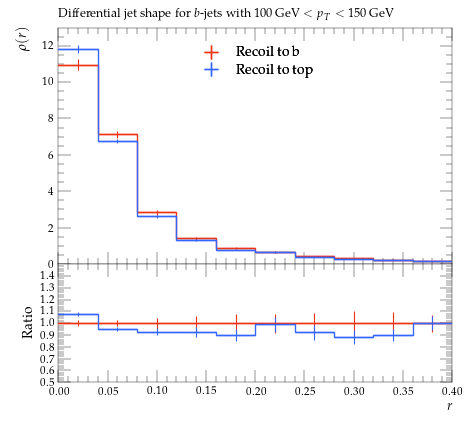

Here is the Python script that generated this plot:
#! /usr/bin/env python

# This Python script was auto-generated using YODA v2.0.2.
# Analysis object: /ATLAS_2013_I1243871/d05-x01-y01
# Timestamp: 03-08-2026 (15:47:41)

import matplotlib as mpl
import matplotlib.pyplot as plt
mpl.use('Agg') # comment out for interactive use
import os
import numpy as np

plotDir = os.path.split(os.path.realpath(__file__))[0]
if 'YODA_USER_PLOT_PATH' in globals():
    plot_outdir = globals()['YODA_USER_PLOT_PATH']
else:
    plot_outdir = plotDir

#plot style
plt.style.use(os.path.join(plotDir, '../default.mplstyle'))
# plot metadata
figW, figH = plt.rcParams['figure.figsize']
ax_xLabel = r'$r$'
ax_yLabel = r'$\rho(r)$'
ax_title  = r'Differential jet shape for $b$-jets with $100\,\mathrm{GeV} < p_T < 150\,\mathrm{GeV}$'
ax_xScale = 'linear'
ax_yScale = 'linear'
xLims = (0.0, 0.4)
yLims = (0.0, 12.980418000000002)

# TeX-friendly labels for the legend
labels = {
    'legend' : ([ r"Recoil to b", r"Recoil to top" ], r""),
}

# Adjust canvas width and height
canvasW = 10.0
canvasH = 9.0
figW *= canvasW/10.
figH *= canvasH/9.

# Create figure and axis objects
fig, (ax, ratio0_ax) = plt.subplots(2, 1, sharex=True,
                  figsize=(figW,figH), gridspec_kw={'height_ratios': (6.0, 3.0)})

# Set figure margins
plt.subplots_adjust(
    left   = 1.0 * plt.rcParams['figure.subplot.left'],
    right  = 1.0 * plt.rcParams['figure.subplot.right'],
    top    = 1.0 * plt.rcParams['figure.subplot.top'],
    bottom = 1.0 * plt.rcParams['figure.subplot.bottom'])

ratio0_ax.yaxis.set_major_locator(mpl.ticker.MultipleLocator(0.1))
ratio0_ax.set_ylim(0.5, 1.4999)
ratio0_ax.set_ylabel('Ratio')

# the numerical data is stored in a separate file
dataf = dict()
prefix = os.path.split(__file__)[0]
if prefix:    prefix = prefix + '/'
exec(open(prefix+'d05-x01-y01__data.py').read(), dataf)


legend_handles = dict() # keep track of handles for the legend

# style options for curves
# starts at zorder>=5 to draw curve on top of legend
styles = {
  'recoil_b': {
    'color' : '#EE3311',
    'linestyle' : '-',
    'linewidth' : 1,
    'marker' : 'none',
    'markersize' : 2,
    'capsize' : 0.0,
    'zorder' : 5,
    'histstyle' : 1,
    'drawstyle' : 'steps-pre',
    'xerrorbars' : 1,
    'yerrorbars' : 1,
    'fillcolor' : None,
    'fillopacity' : 1.0,
    'ratio0_linestyle' : '-',
    'ratio0_linewidth' : 1,
    'ratio0_marker' : 'none',
    'ratio0_markersize' : 2,
    'ratio0_capsize' : 0.0,
    'ratio0_zorder' : 5,
    'ratio0_histstyle' : 1,
    'ratio0_drawstyle' : 'steps-pre',
    'ratio0_xerrorbars' : 1,
    'ratio0_yerrorbars' : 1,
  },
  'recoil_t': {
    'color' : '#3366FF',
    'linestyle' : '-',
    'linewidth' : 1,
    'marker' : 'none',
    'markersize' : 2,
    'capsize' : 0.0,
    'zorder' : 6,
    'histstyle' : 1,
    'drawstyle' : 'steps-pre',
    'xerrorbars' : 1,
    'yerrorbars' : 1,
    'fillcolor' : None,
    'fillopacity' : 1.0,
    'ratio0_linestyle' : '-',
    'ratio0_linewidth' : 1,
    'ratio0_marker' : 'none',
    'ratio0_markersize' : 2,
    'ratio0_capsize' : 0.0,
    'ratio0_zorder' : 6,
    'ratio0_histstyle' : 1,
    'ratio0_drawstyle' : 'steps-pre',
    'ratio0_xerrorbars' : 1,
    'ratio0_yerrorbars' : 1,
  },
}

# curve from input yoda files in main panel
for label, yvals in dataf['yvals'].items():
    if all(np.isnan(v) for v in dataf['yvals'][label]):
        continue
    tmp = None
    if styles[label]['histstyle']: # draw as histogram
        xpos = dataf['xedges'][label] if styles[label]['drawstyle'] else dataf['xpoints'][label]
        ypos = np.insert(yvals, 0, yvals[0]) if styles[label]['drawstyle'] else yvals
        if styles[label]['fillcolor']: # fill area below curve
            ax.fill_between(xpos, ypos, step='pre',
                            color=styles[label]['fillcolor'],
                            alpha=styles[label]['fillopacity'])
        tmp, = ax.plot(xpos, ypos,
                       color=styles[label]['color'],
                       linestyle=styles[label]['linestyle'],
                       linewidth=styles[label]['linewidth'],
                       drawstyle=styles[label]['drawstyle'], solid_joinstyle='miter',
                       zorder=styles[label]['zorder'], label=label)
    tmp = ax.errorbar(dataf['xpoints'][label], yvals,
                      xerr=np.array(dataf['xerrs'][label])*styles[label]['xerrorbars'],
                      yerr=np.array(dataf['yerrs'][label])*styles[label]['yerrorbars'],
                      fmt=styles[label]['marker'], capsize=styles[label]['capsize'],
                      markersize=styles[label]['markersize'],
                      ecolor=styles[label]['color'],
                      color=styles[label]['color'], zorder=styles[label]['zorder'])
    tmp[-1][0].set_linestyle(styles[label]['linestyle'])
    tmp[-1][0].set_linewidth(styles[label]['linewidth'])
    if label in dataf['add_legend_handle']:  legend_handles[label] = tmp
    for varLabel in dataf['variation_yvals'].keys():
        if varLabel.startswith(label):
            tmp, = ax.plot(dataf['xedges'][label], dataf['variation_yvals'][varLabel],
                           color=styles[label]['color'],
                           linestyle=styles[label]['linestyle'],
                           linewidth=styles[label]['linewidth'],
                           drawstyle='steps-pre', solid_joinstyle='miter',
                           zorder=styles[label]['zorder'], alpha=0.5)


# plots on ratio panel
# curve from input yoda files in ratio panel
for label, yvals in dataf['ratio0_yvals'].items():
    if all(np.isnan(v) for v in yvals):
        continue
    if styles[label]['ratio0_histstyle']: # plot as histogram
        xpos = dataf['xedges']['recoil_b'] if styles[label]['ratio0_drawstyle'] else dataf['xpoints']['recoil_b']
        ypos = np.insert(yvals, 0, yvals[0]) if styles[label]['ratio0_drawstyle'] else yvals
        ratio0_ax.plot(xpos, ypos,
                       color=styles[label]['color'],
                       linewidth=styles[label]['linewidth'],
                       linestyle=styles[label]['ratio0_linestyle'],
                       drawstyle=styles[label]['ratio0_drawstyle'], zorder=styles[label]['zorder'],
                       solid_joinstyle='miter')
    tmp = ratio0_ax.errorbar(dataf['xpoints']['recoil_b'], yvals,
                             xerr=np.array(dataf['ref_xerrs'])*styles[label]['ratio0_xerrorbars'],
                             yerr=np.array(dataf['ratio0_yerrs'][label])*styles[label]['ratio0_yerrorbars'],
                             fmt=styles[label]['ratio0_marker'], capsize=styles[label]['ratio0_capsize'],
                             markersize=styles[label]['ratio0_markersize'],
                             ecolor=styles[label]['color'],
                             color=styles[label]['color'])
    tmp[-1][0].set_linestyle(styles[label]['ratio0_linestyle'])
    tmp[-1][0].set_linewidth(styles[label]['ratio0_linewidth'])

    for varlabel in dataf['ratio0_variation_vals'].keys():
        if varlabel.startswith(label):
            ratio0_ax.plot(dataf['xedges']['recoil_b'],
                            dataf['ratio0_variation_vals'][varlabel],
                            color=styles[label]['color'],
                            linestyle=styles[label]['linestyle'],
                            linewidth=styles[label]['linewidth'],
                            drawstyle='steps-pre', solid_joinstyle='miter',
                            zorder=1, alpha=0.5)

legend_items = list(legend_handles.values())
ax.add_artist(ax.legend(legend_items,
                        labels['legend'][0],
                        title=labels['legend'][1],
                        alignment='left',
                        loc='upper center',
                        bbox_to_anchor=(0.5, 0.97)))

# set plot metadata as defined above
ratio0_ax.set_xlabel(ax_xLabel)
ratio0_ax.xaxis.set_label_coords(1., -0.15)
ax.set_ylabel(ax_yLabel, ha='right', va='top')
ax.yaxis.set_label_coords(-0.11, 1.0)
ax.set_title(ax_title, loc='left')
ax.set_xscale(ax_xScale)
ax.set_yscale(ax_yScale)
ax.set_xlim(xLims)
ax.set_ylim(yLims)

# tick formatting
plt.rcParams['xtick.top'] = True
plt.rcParams['ytick.right'] = True
fig.align_ylabels((ax, ratio0_ax))
plt.savefig(os.path.join(plot_outdir, 'd05-x01-y01.pdf'), format='PDF')
plt.savefig(os.path.join(plot_outdir, 'd05-x01-y01.png'), format='PNG')

plt.close(fig)
